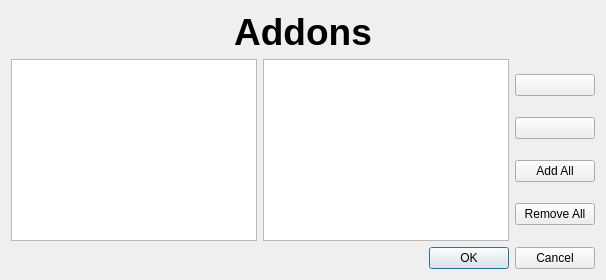
<?xml version="1.0" encoding="UTF-8"?>
<ui version="4.0">
 <class>Dialog</class>
 <widget class="QDialog" name="Dialog">
  <property name="geometry">
   <rect>
    <x>0</x>
    <y>0</y>
    <width>606</width>
    <height>280</height>
   </rect>
  </property>
  <property name="windowTitle">
   <string>Addons</string>
  </property>
  <layout class="QGridLayout" name="gridLayout">
   <item row="2" column="0">
    <widget class="QDialogButtonBox" name="exit">
     <property name="orientation">
      <enum>Qt::Horizontal</enum>
     </property>
     <property name="standardButtons">
      <set>QDialogButtonBox::Cancel|QDialogButtonBox::Ok</set>
     </property>
    </widget>
   </item>
   <item row="1" column="0">
    <layout class="QHBoxLayout" name="horizontalLayout">
     <item>
      <widget class="QListWidget" name="AddonsRepo">
       <property name="alternatingRowColors">
        <bool>true</bool>
       </property>
      </widget>
     </item>
     <item>
      <widget class="QListWidget" name="AddonsUsed">
       <property name="alternatingRowColors">
        <bool>true</bool>
       </property>
      </widget>
     </item>
     <item>
      <layout class="QVBoxLayout" name="verticalLayout">
       <item>
        <widget class="QPushButton" name="Remove">
         <property name="text">
          <string/>
         </property>
         <property name="icon">
          <iconset theme="back">
           <normaloff>.</normaloff>.</iconset>
         </property>
        </widget>
       </item>
       <item>
        <widget class="QPushButton" name="Add">
         <property name="text">
          <string/>
         </property>
         <property name="icon">
          <iconset theme="go-next">
           <normaloff>.</normaloff>.</iconset>
         </property>
        </widget>
       </item>
       <item>
        <widget class="QPushButton" name="AddAll">
         <property name="text">
          <string>Add All</string>
         </property>
        </widget>
       </item>
       <item>
        <widget class="QPushButton" name="RemoveAll">
         <property name="text">
          <string>Remove All</string>
         </property>
        </widget>
       </item>
      </layout>
     </item>
    </layout>
   </item>
   <item row="0" column="0">
    <widget class="QLabel" name="label">
     <property name="font">
      <font>
       <pointsize>28</pointsize>
       <weight>75</weight>
       <bold>true</bold>
      </font>
     </property>
     <property name="text">
      <string>Addons</string>
     </property>
     <property name="alignment">
      <set>Qt::AlignCenter</set>
     </property>
    </widget>
   </item>
  </layout>
 </widget>
 <resources/>
 <connections>
  <connection>
   <sender>exit</sender>
   <signal>accepted()</signal>
   <receiver>Dialog</receiver>
   <slot>accept()</slot>
   <hints>
    <hint type="sourcelabel">
     <x>248</x>
     <y>254</y>
    </hint>
    <hint type="destinationlabel">
     <x>157</x>
     <y>274</y>
    </hint>
   </hints>
  </connection>
  <connection>
   <sender>exit</sender>
   <signal>rejected()</signal>
   <receiver>Dialog</receiver>
   <slot>reject()</slot>
   <hints>
    <hint type="sourcelabel">
     <x>316</x>
     <y>260</y>
    </hint>
    <hint type="destinationlabel">
     <x>286</x>
     <y>274</y>
    </hint>
   </hints>
  </connection>
 </connections>
</ui>
